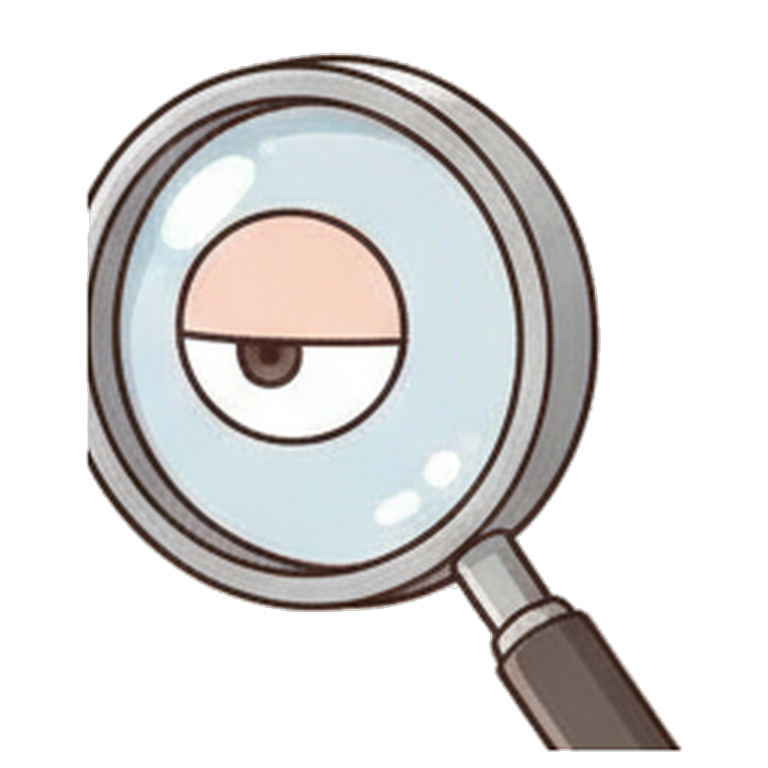
#> input picture Assets/ExcelHeroes/Resources/Art/SDMonsters/boss_audit.png, 768 x 768 px
$ python -i mon3d_pack.py   (imports and definitions only)
#> lines starting #> are read from the running program, lines starting #| are printed output that depends on the picture
# -*- coding: utf-8 -*-
"""
TRELLIS GLB (tools/mon3d_trellis.py) → the game's textured monster mesh.

TRELLIS gets the shape right but blurs the face out of its texture (eyes and mouth are gone). The
mascot drawing IS the face, so it is projected back onto the mesh from the view TRELLIS
reconstructed it from: every texel of a new 1024 texture is placed on the surface (rasterised in
UV space), and where that point faces the input camera and is not hidden, it takes the drawing's
pixel; elsewhere (sides, back) it keeps TRELLIS's own colour. The input view is found by matching
the mesh's silhouette from four yaws (and mirrored) against the drawing's alpha.

    python tools/mon3d_pack.py [ids]      → Resources/Art/SD3DM/<id>.bytes (SDM2) + <id>_tex.png
                                            tools/out/mon3d_pack/<id>.png (four-view preview)
SDM2: "SDM2", nv, nt, nv × (pos xyz, normal xyz, uv) float32, nt × 3 int32. Height 1, feet y = 0,
facing +Z (the drawing's view), like the SDM1 meshes it replaces (World/SdModel.BuildMonster).
"""
import os, struct, sys
import numpy as np, trimesh
from PIL import Image, ImageFilter

HERE = os.path.dirname(os.path.abspath(__file__))
GLB = os.path.join(HERE, "out", "mon3d_glb")
SRC = os.path.join(HERE, "..", "Assets", "ExcelHeroes", "Resources", "Art", "SDMonsters")
OUT = os.path.join(HERE, "..", "Assets", "ExcelHeroes", "Resources", "Art", "SD3DM")
PREV = os.path.join(HERE, "out", "mon3d_pack")
TEX = 1024
G = 384          # silhouette / depth grid


# [48 lines left out: functions load, rot, fit, silhouette, not called in this run]


def sprite_mask(src, S=G):
#> called with S = 384
    im = Image.open(src).convert("RGBA")
#> im is the input picture: PIL image 768x768 RGBA; mean R, G, B, A 78.6, 77.3, 76.7, 111.7
    bb = im.split()[3].point(lambda t: 255 if t > 40 else 0).getbbox()
#> bb = (86, 52, 682, 752)
    crop = im.crop(bb); w, h = crop.size; side = max(w, h)
#> after `crop = im.crop(bb)`:
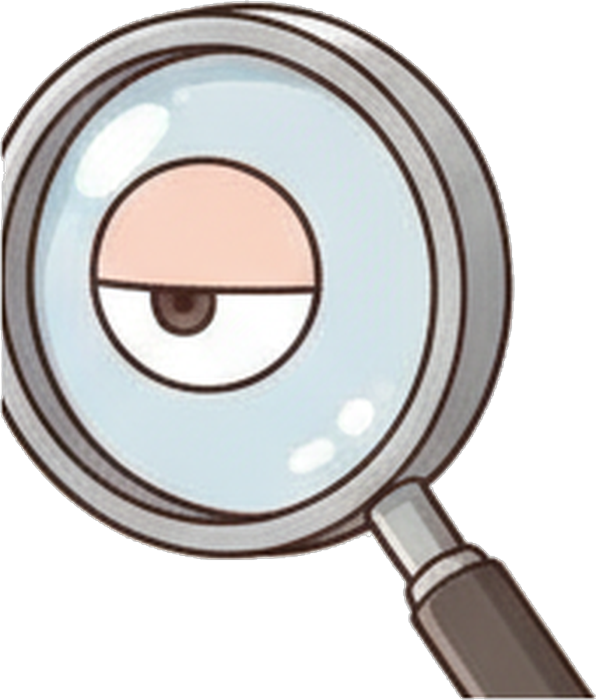
#> crop: PIL image 596x700 RGBA; mean R, G, B, A 111.2, 109.3, 108.4, 158; transparent parts drawn white
#> after `w, h = crop.size`: w = 596; h = 700
#> after `side = max(w, h)`: side = 700
    sq = Image.new("RGBA", (side, side), (0, 0, 0, 0)); sq.paste(crop, (0, 0))   # top-left aligned, like silhouette()
#> after `sq = Image.new('RGBA', (side, side), (0, 0, 0, 0))`: sq: PIL image 700x700 RGBA; every value is 0
#> after `sq.paste(crop, (0, 0))`:
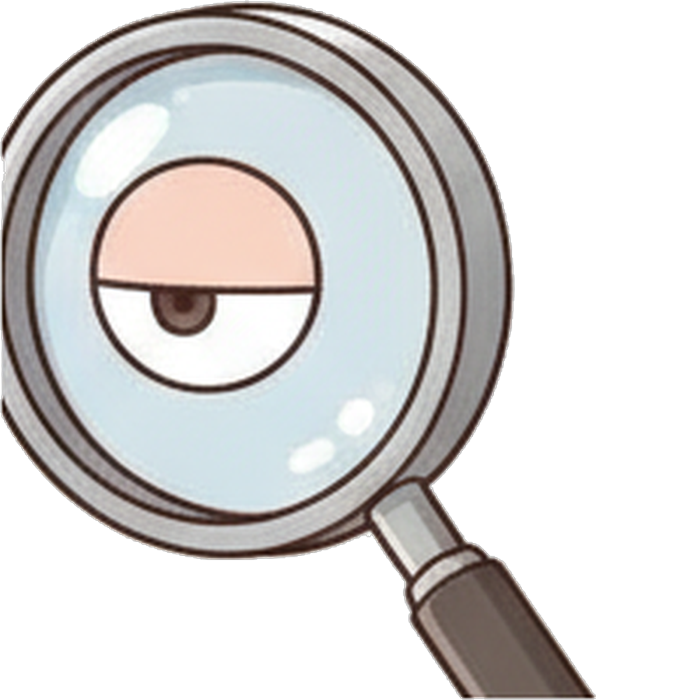
#> sq: PIL image 700x700 RGBA; mean R, G, B, A 94.6, 93.1, 92.3, 134.5; transparent parts drawn white
    return np.asarray(sq.resize((S, S), Image.LANCZOS)), crop


# [109 lines left out: functions best_view, bake, write, main, not called in this run]


# [3 lines not run here, left out]

>>> result = sprite_mask('../Assets/ExcelHeroes/Resources/Art/SDMonsters/boss_audit.png')
